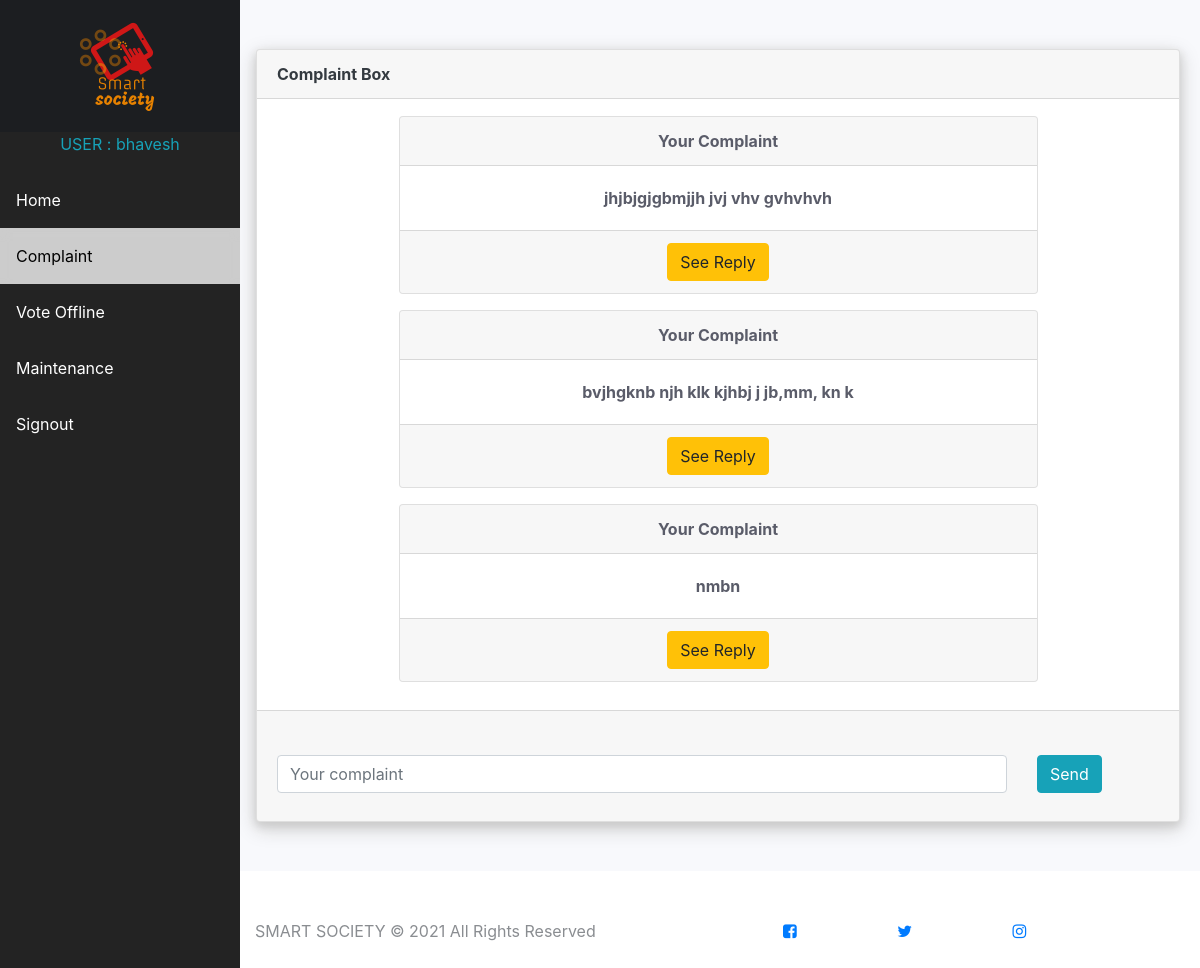
Screenshot of /society/complaint/ (signed in) with the database file from the repository.
### society/models.py (models this page shows, shortened)
class Complaints(models.Model):
	com_id = models.AutoField(primary_key=True)
	uname = models.CharField(max_length=70)
	flat = models.CharField(max_length=10, default="")
	complaint = models.CharField(max_length=255, default="")
	reply = models.CharField(max_length=255, default="")

### society/views.py (the view)
# urls.py: path("complaint/", views.complaint, name="societycomplaint"),
def complaint(request):
	if request.method=="POST":
		name = request.POST.get('uname','')
		flat = request.POST.get('flat','')
		complaint = request.POST.get('complaint','')
		complaints = Complaints(uname=name, flat=flat, complaint=complaint)
		complaints.save()
		com = Complaints.objects.all()
		return render(request,'society/complaint.html', { 'com' : com })
	else:
		try:
			com = Complaints.objects.all()
			confirm1 = Startvote.objects.all() #logic for voting is live
			return render(request, 'society/complaint.html', { 'yes' : confirm1[0], 'com' : com })
		except:
			c = ''
			return render(request, 'society/complaint.html', { 'yes' : c, 'com' : com } )

### society/templates/society/complaint.html (shortened to what this page needs)
{% extends 'society/dashboard.html' %}
{% block body %}
{% if user.is_authenticated %}
{% load static %}
<div class="sidebar">
  <a class="text-center" id="lgo" href="http://127.0.0.1:8000/society/home/">
  <img src="{% static 'society/logo.png' %}" height="100vh" ></a>
  <p class="text-info text-center">USER : {{ request.user }}</p>
  <a href="http://127.0.0.1:8000/society/home/">Home</a>
  <a class="active" href="http://127.0.0.1:8000/society/complaint">Complaint</a>
  {% if yes %}
    <a href="http://127.0.0.1:8000/society/makevote/">Vote Online</a>
  {% else %}
    <a href="http://127.0.0.1:8000/society/makevote/">Vote Offline</a>
  {% endif %}
  <a href="/society/maintenance/">Maintenance</a>
   <a href="http://127.0.0.1:8000/society/logout/">Signout</a>
</div>
<div class="content">
<div class="card my-5" id="card">
  	<div class="card-header text-dark">
    	Complaint Box
  	</div>
  	<div class="card-body" id="com_box">
  		{% for i in com %}
  			{% if i.uname == request.user.username %}
  				<div class="container w-100" align="center">
	  				<div class="card my-2 w-75">
	  					<div class="card-header">Your Complaint</div>
	  					<div class="card-body">
	  						{{ i.complaint }}
	  					</div>
	  					<div class="card-footer">
	  						<button class="btn btn-warning" data-toggle="popover" title="By Secretary" data-content="{{ i.reply }}">
	  							See Reply
	  						</button>
	  					</div>
	  				</div>
  				</div>
  			{% endif %}
  		{% endfor %}
	</div>
	<div class="card-footer" id="card-footer">
		<form action="/society/complaint/" method="POST">
			<div class="form-row">
	  		</div>
	  		<div class="form-group row">
	  			<div class="col-md-10 col-12">
	  				<input class="form-control" type="text" autocomplete="off" name="complaint" placeholder="Your complaint" >
	  			</div>
	  			<div class="col-md-2 col-12">
	  				<button type="submit" class="btn btn-info">Send</button>
				</div>
			</div>
		</form>
	</div>
</div>
</div>
{% endif %}
</body>
{% endblock %}

### rows the page displays
Complaints: complaint "jhjbjgjgbmjjh jvj vhv gvhvhvh"
Complaints: complaint "bvjhgknb njh klk kjhbj j jb,mm, kn k"
Complaints: complaint "nmbn"

### other values shown
{{ request.user }} "bhavesh"
